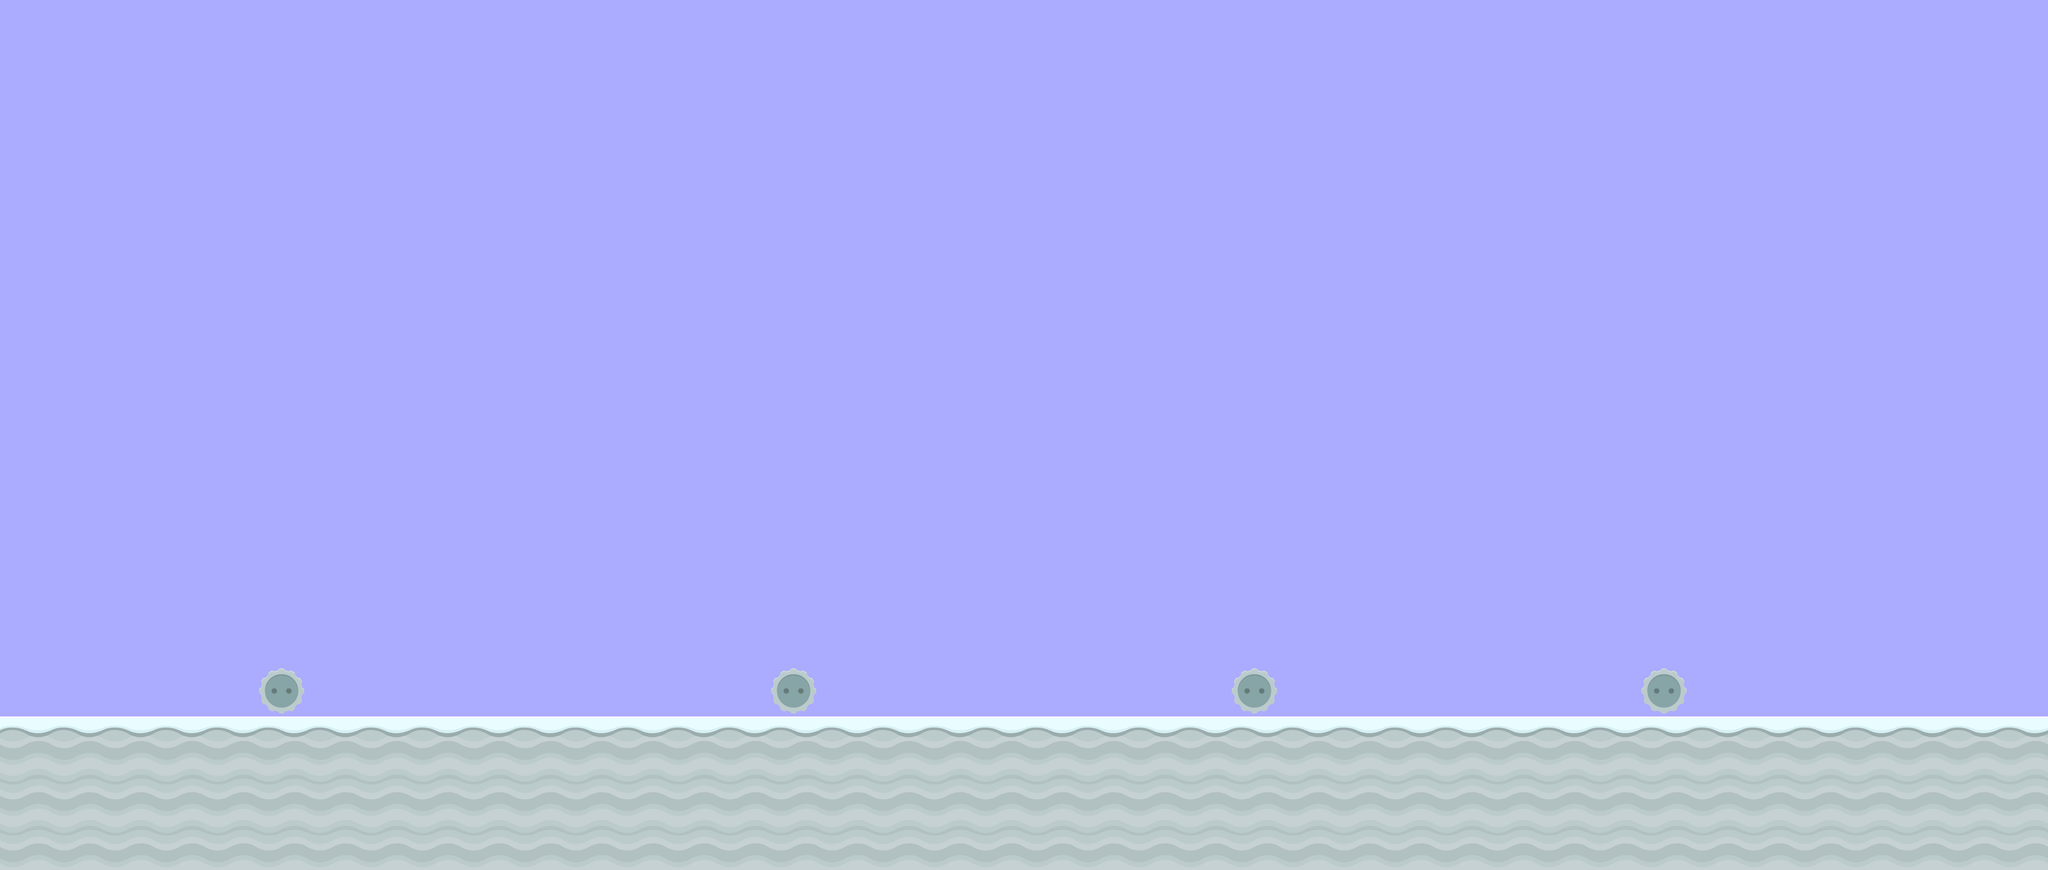

A 2D game scene composited from a Tiled map and its tileset images. What follows is a short description and the map's XML, with each tile layer's data collapsed to a summary:
An orthogonal 40x17 tile map with 128x128 px tiles, 2 tile layers (Platform (Snow), Viruses (Saw)), 3 hidden layers not drawn.

<map version="1.5" tiledversion="1.7.0" orientation="orthogonal" renderorder="right-down" width="40" height="17" tilewidth="128" tileheight="128" infinite="0" backgroundcolor="#ababff" nextlayerid="11" nextobjectid="1">
 <tileset firstgid="1" name="tileset" tilewidth="128" tileheight="128" tilecount="9" columns="0">
  <grid orientation="orthogonal" width="1" height="1" />
  <tile id="29">
   <image width="128" height="128" source="assets/images/grass.png" />
  </tile>
  <tile id="46">
   <image width="128" height="128" source="assets/images/grassMid.png" />
  </tile>
  <tile id="60">
   <image width="128" height="128" source="assets/images/planetCenter.png" />
  </tile>
  <tile id="101">
   <image width="128" height="128" source="assets/images/snow_pile.png" />
  </tile>
  <tile id="102">
   <image width="128" height="128" source="assets/images/snowCenter.png" />
  </tile>
  <tile id="117">
   <image width="128" height="128" source="assets/images/snowMid.png" />
  </tile>
  <tile id="178">
   <image width="128" height="128" source="assets/images/gemBlue.png" />
  </tile>
  <tile id="187">
   <image width="128" height="128" source="assets/images/saw.png" />
  </tile>
  <tile id="188">
   <image width="80" height="110" source="assets/images/player_jump.png" />
  </tile>
 </tileset>
 <layer id="6" name="Platform (Snow)" width="40" height="17" locked="1">
  <data>[680 cells, 120 non-empty, 2 distinct tile ids]</data>
 </layer>
 <layer id="7" name="Viruses (Saw)" width="40" height="17" locked="1">
  <data>[680 cells, 4 non-empty, 1 distinct tile ids]</data>
 </layer>
 <layer id="8" name="Don't Touch" width="40" height="17" visible="0" locked="1">
  <data>[680 cells, 0 non-empty, 0 distinct tile ids]</data>
 </layer>
 <layer id="9" name="Foreground" width="40" height="17" visible="0" locked="1">
  <data>[680 cells, 0 non-empty, 0 distinct tile ids]</data>
 </layer>
 <layer id="10" name="Background" width="40" height="17" visible="0" locked="1">
  <data>[680 cells, 0 non-empty, 0 distinct tile ids]</data>
 </layer>
</map>
